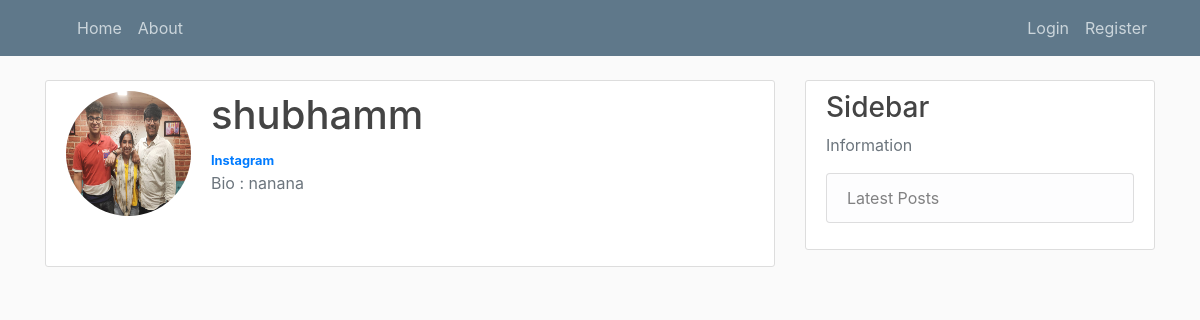
Before: /user/others_profile/7 with the older database file.
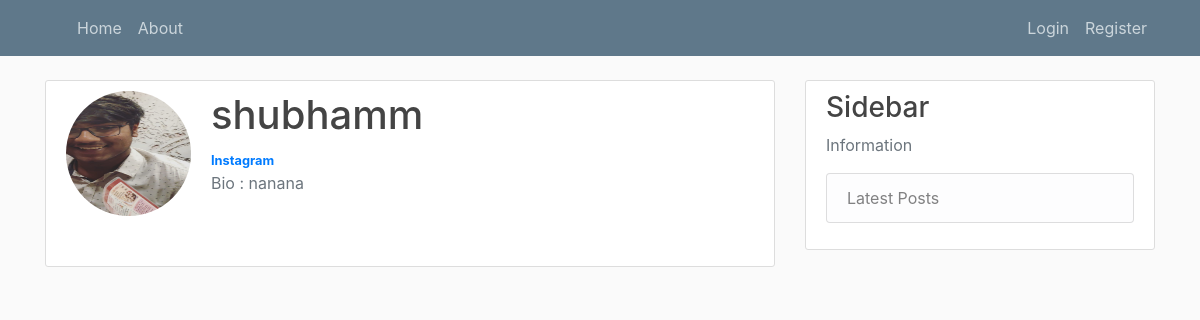
After: the same page with the newer database file.
### users/models.py (models this page shows, shortened)
class Profile(models.Model):
    user = models.OneToOneField(User, unique=True, on_delete=models.CASCADE)
    bio = models.TextField(null=True, blank=True)
    image = models.ImageField(upload_to='profile_pics/')
    instagram_url = models.CharField(null=True, blank=True, max_length=255)

### users/views.py (the view)
class OthersProfileView(generic.DetailView):
    model = Profile
    template_name = 'registration/othersprofile.html'
    def get_context_data(self, *args, **kwargs):
        users = Profile.objects.all()
        data = super(OthersProfileView, self).get_context_data(*args, **kwargs)
        page_user = get_object_or_404(Profile, id=self.kwargs['pk'])
        data["page_user"] = page_user
        return data

### users/templates/registration/othersprofile.html
{% extends "blog/base.html" %}
{% load static%}
{% load crispy_forms_tags %}
{% block content %}
<div class="content-section">
    <div class="media">
        {%if page_user.image.url %}
        <img class="rounded-circle account-img" src="{{page_user.image.url}}" alt="oopsie">
        {%else%}
        <img class="rounded-circle account-img" src="{% static 'blog/images/not-found.png' %}" alt="oopsie">
        {% endif %}
        <div class="media-body">
            <h2 class="account-heading">{{page_user.user}}</h2>
            {%if page_user.instagram_url %}
            <a href="{{page_user.instagram_url}}"><small><b>Instagram</b></small></a>
            {%endif%}
            <br>
            <p class="text-secondary">Bio : {{page_user.bio}}</p>
        </div>
    </div>
    <br>
</div>
{% endblock content %}

Changed rows visible on the page:
changed Profile "nanana": image: a different picture
